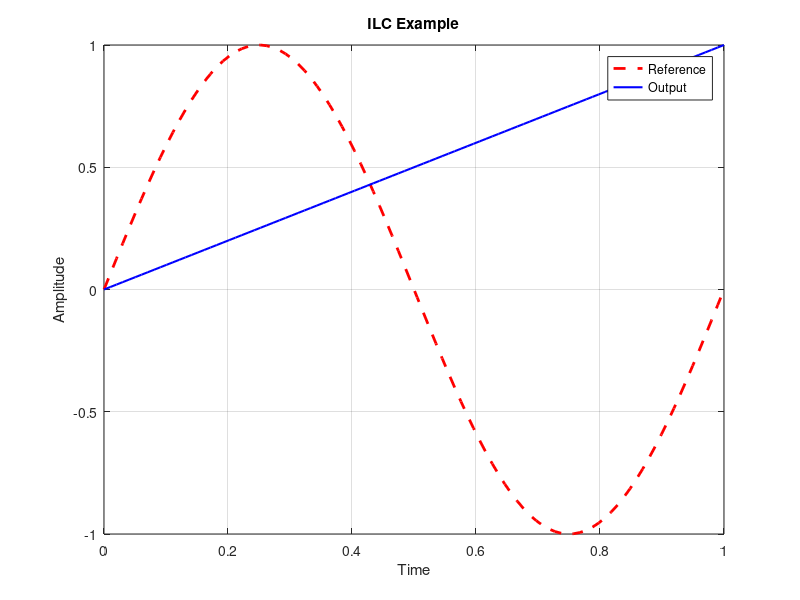

This figure's MATLAB source:
% Define the transfer function of the system
num = 1;
den = [1, 2, 1];
G = tf(num, den);

% Define the desired reference trajectory
t = linspace(0, 1, 100); % Time vector
r = sin(2*pi*t); % Desired sinusoidal reference trajectory

% Number of iterations for ILC
iterations = 100;

% Initialize control input and error signal
u_prev = zeros(size(t)); % Initial control input (zero)
e_prev = zeros(size(t)); % Initial error signal (zero)

% Iterative Learning Control (ILC) loop
for k = 1:iterations
    % Simulate the system with the previous control input
    [~, y, ~] = lsim(G, u_prev, t);
    
    % Calculate the error signal
    e = r - y';
    
    % Proportional controller
    Kp = 1; % Proportional gain
    u_ILC = u_prev + Kp * e - Kp * e_prev;
    
    % Update the control input and error signal for the next iteration
    u_prev = u_ILC;
    e_prev = e;
end

% Plot the reference trajectory and the output of the system
figure;
plot(t, r, 'r--', 'LineWidth', 2);
hold on;
plot(t, y, 'b-', 'LineWidth', 1.5);
xlabel('Time');
ylabel('Amplitude');
legend('Reference', 'Output');
title('ILC Example');
grid on;

